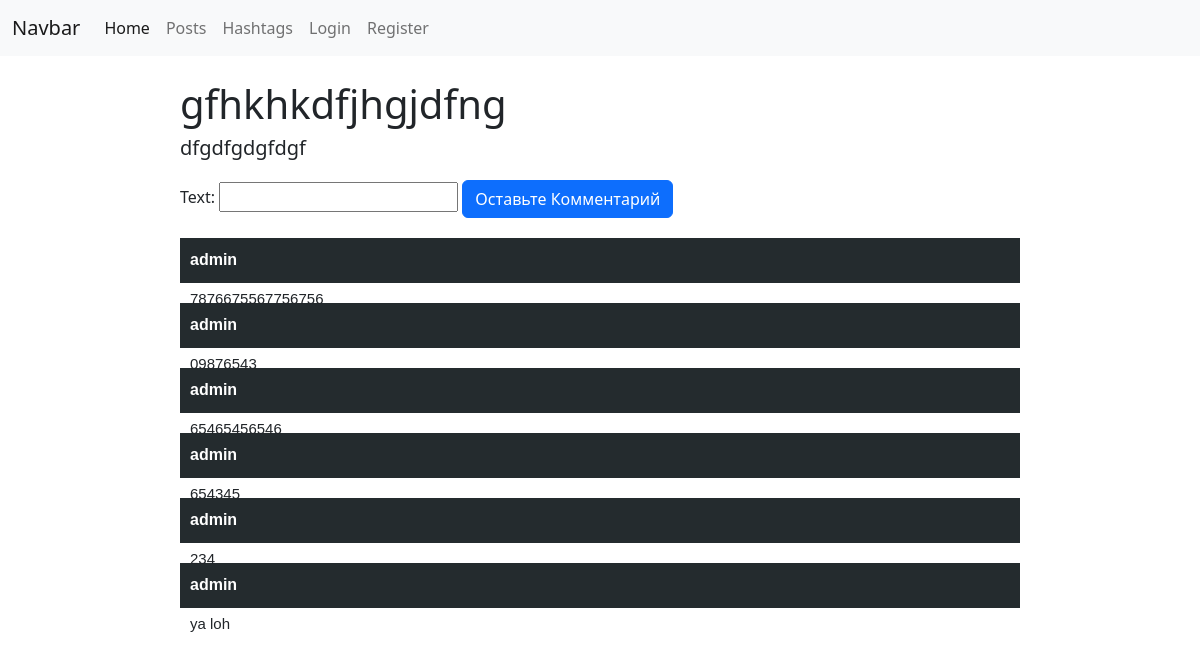
Page /posts/1/ on the earlier database version.
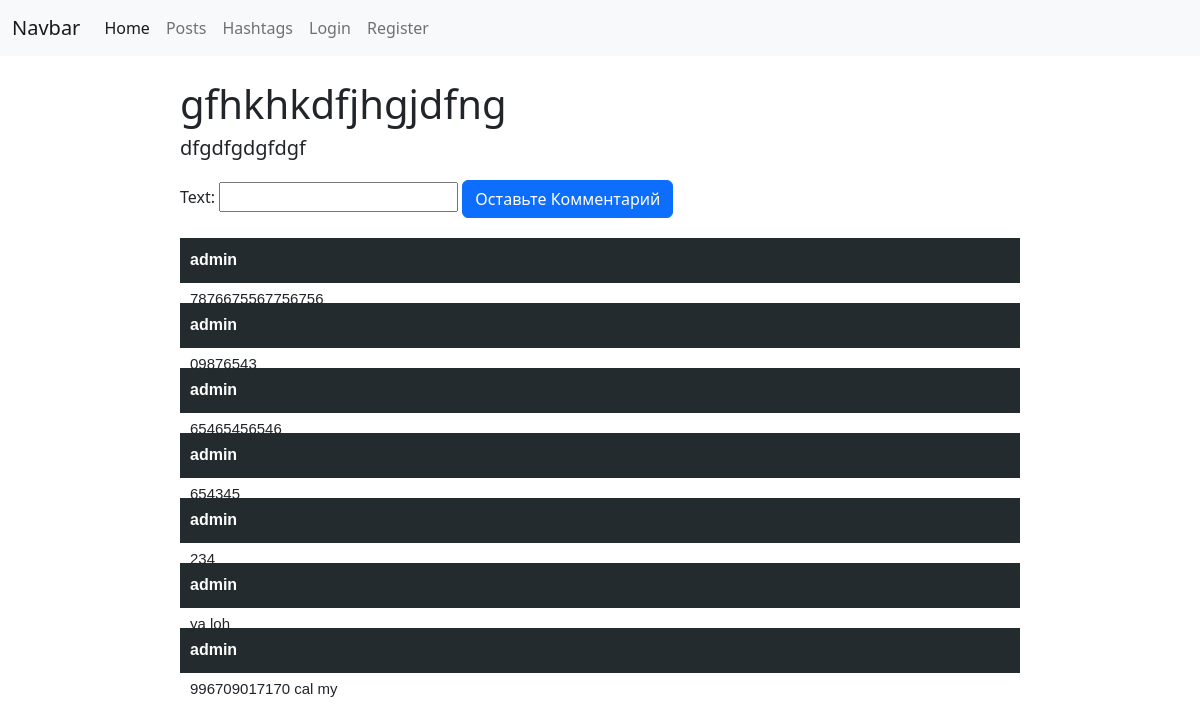
Same page on the later database version.
### posts/models.py (models this page shows, shortened)
class Comment(models.Model):
    author = models.ForeignKey(User, on_delete=models.CASCADE)
    text = models.CharField(max_length=255)
    post = models.ForeignKey(Post, on_delete=models.CASCADE)

### posts/views.py (the view, shortened to what this page needs)
# urls.py: path('posts/<int:id>/', PostDetailView.as_view()),
class PostDetailView(generic.DetailView, generic.CreateView):
    form_class = CommentCreateForm
    template_name = 'posts/post_detail.html'
    queryset = Post.objects.all()
    pk_url_kwarg = 'id'
    def get_context_data(self, **kwargs):
        return {
            'post': self.get_object(),
            'comments': Comment.objects.filter(post=self.get_object()),
            'form': kwargs.get('form', self.form_class),
            'user': get_user_from_request(self.request)
        }

### users/utils.py (called while the page is built)
def get_user_from_request(request):
    return request.user if not request.user.is_anonymous else None

### templates/posts/post_detail.html (shortened to what this page needs)
{% extends 'layouts/main.html' %}
{% block content %}
    <div class="post">
        <div class="image">
        </div>
        <div>
            <div style="display:flex; justify-content: space-between">
                <h1>{{ post.title }}</h1>
            </div>
            <h5>{{ post.description }}</h5>
        </div>
    </div>
    <div class="create_comment">
        <form action="/posts/{{ post.id }}/" method="post">
            {{ form }}
            <input type="submit" class="btn btn-primary" value="Оставьте Комментарий">
        </form>
    </div>
    <div class="comments">
        {% for comment in comments %}
            <div>
                <p class="author">{{ comment.author.username }}</p>
                <p class="text">{{ comment.text }}</p>
            </div>
        {% endfor %}
    </div>
{% endblock %}

Differences in the rows shown:
added Comment: author.username "admin", text "996709017170 cal my"
